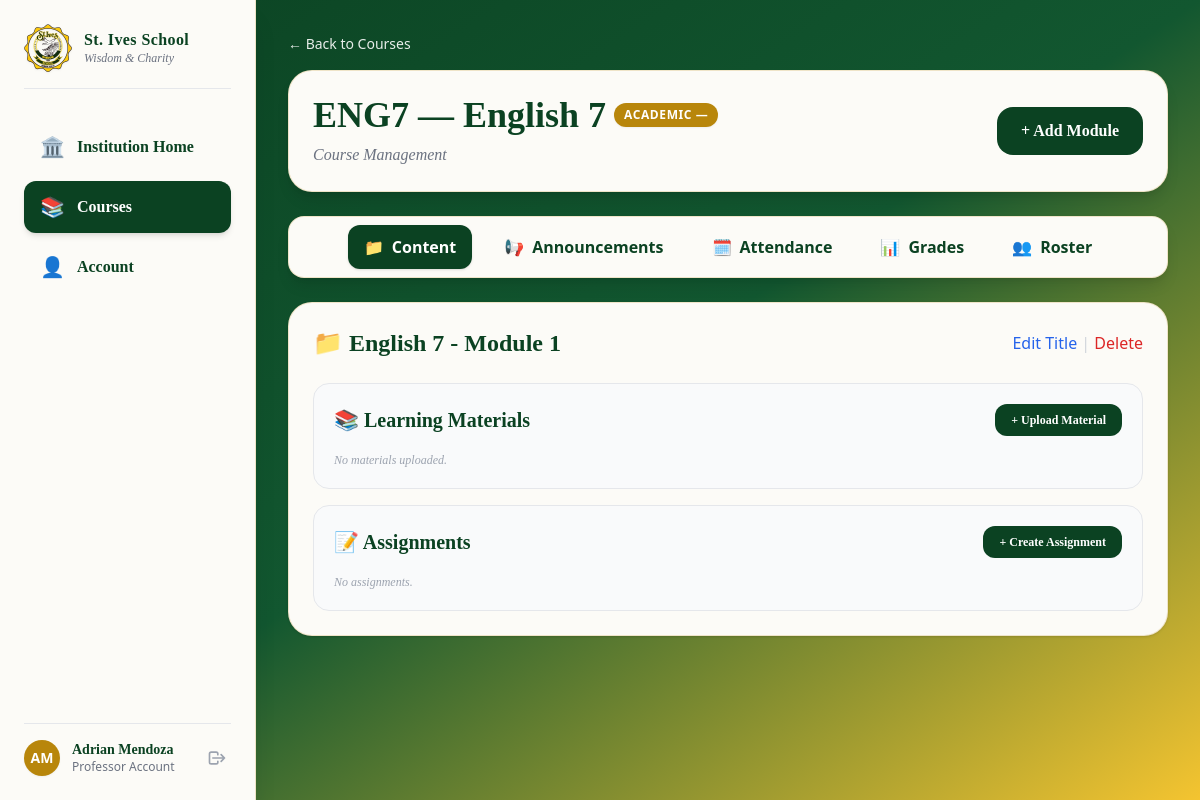
Screenshot of /professor/manage-course.php?course_id=1 (signed in) with the database file from the repository.
### tables this page shows
CREATE TABLE IF NOT EXISTS `courses` (
  `Course_ID` INT NOT NULL AUTO_INCREMENT,
  `CourseCode` VARCHAR(45) NOT NULL,
  `CourseName` VARCHAR(45) NOT NULL,
  `Status` VARCHAR(45) NOT NULL,
  `FK_Section_ID` INT NULL DEFAULT NULL,
  PRIMARY KEY (`Course_ID`),
  INDEX `fk_Courses_Section_idx` (`FK_Section_ID` ASC),
  CONSTRAINT `fk_Courses_Section`
    FOREIGN KEY (`FK_Section_ID`)
    REFERENCES `section` (`Section_ID`)
    ON DELETE CASCADE
    ON UPDATE CASCADE);

CREATE TABLE IF NOT EXISTS `coursemodule` (
  `CourseModule_ID` INT NOT NULL AUTO_INCREMENT,
  `ModuleName` VARCHAR(45) NOT NULL,
  `ModuleSequence` INT NOT NULL,
  `FK_Course_ID` INT NOT NULL,
  PRIMARY KEY (`CourseModule_ID`),
  INDEX `fk_CourseModule_Courses1_idx` (`FK_Course_ID` ASC),
  CONSTRAINT `fk_CourseModule_Courses1`
    FOREIGN KEY (`FK_Course_ID`)
    REFERENCES `courses` (`Course_ID`)
    ON DELETE CASCADE
    ON UPDATE CASCADE);

### professor/manage-course.php (the view, shortened to what this page needs)
<?php
include '../config/db.php';
$course_id = filter_input(INPUT_GET, 'course_id', FILTER_VALIDATE_INT);
try {
    $course_stmt = $pdo->prepare("
        SELECT c.Course_ID, c.CourseCode, c.CourseName, c.Status, sec.SectionName, gl.GradeName
        FROM Courses c
        LEFT JOIN SectionCourses sc ON c.Course_ID = sc.FK_Course_ID
        LEFT JOIN Section sec       ON sc.FK_Section_ID = sec.Section_ID
        LEFT JOIN GradeLevel gl     ON sec.FK_GradeLevel_ID = gl.GradeLevel_ID
        WHERE c.Course_ID = :course_id
    ");
    $course_stmt->execute([':course_id' => $course_id]);
    $course = $course_stmt->fetch();
    $grade_section_stmt = $pdo->prepare("
        SELECT gl.GradeName, sec.SectionName
        FROM Courses c
        LEFT JOIN Section sec   ON c.FK_Section_ID = sec.Section_ID
        LEFT JOIN GradeLevel gl ON sec.FK_GradeLevel_ID = gl.GradeLevel_ID
        WHERE c.Course_ID = :course_id
    ");
    $grade_section_stmt->execute([':course_id' => $course_id]);
    $grade_section = $grade_section_stmt->fetch(PDO::FETCH_ASSOC);
    $modules_stmt = $pdo->prepare("SELECT CourseModule_ID, ModuleName, ModuleSequence FROM CourseModule WHERE FK_Course_ID = :course_id ORDER BY ModuleSequence ASC");
    $modules_stmt->execute([':course_id' => $course_id]);
    $modules = $modules_stmt->fetchAll();
    $materials_by_module   = [];
    $assignments_by_module = [];
} catch (PDOException $e) { die("Database Error: " . $e->getMessage()); }
?>
<!DOCTYPE html>
<html lang="en">
<head>
    <script src="https://cdn.tailwindcss.com"></script>
</head>
<body class="bg-gradient-to-br from-school-green via-[#125730] to-school-yellow min-h-screen font-serif text-gray-800 flex flex-col md:flex-row">
    <?php include '../includes/sidebar.php'; ?>
    <main class="ml-0 md:ml-64 flex-1 p-4 sm:p-8 min-h-screen w-full">
        <a href="prof-courses.php" class="inline-flex items-center text-sm text-white/90 hover:text-white mb-4 font-sans font-medium">← Back to Courses</a>
        <section class="bg-[#fcfbf7] rounded-3xl p-6 shadow-lg border border-school-gold/20 mb-6">
            <div class="flex flex-col sm:flex-row justify-between sm:items-center gap-4">
                <div>
                    <h1 class="text-4xl font-bold text-school-green flex items-center flex-wrap gap-2">
                        <span><?= htmlspecialchars($course['CourseCode']) ?> — <?= htmlspecialchars($course['CourseName']) ?></span>
                        <span class="text-xs bg-school-gold text-white px-2.5 py-1 rounded-full font-sans font-bold uppercase tracking-wider shadow-sm">
                            <?= htmlspecialchars($grade_section['GradeName'] ?? 'Academic') ?> — <?= htmlspecialchars($grade_section['SectionName'] ?? '') ?>
                        </span>
                    </h1>
                    <p class="text-gray-500 italic mt-2">Course Management</p>
                </div>
                <button onclick="document.getElementById('addModuleModal').classList.remove('hidden')" class="bg-school-green text-white px-6 py-3 rounded-2xl font-semibold hover:bg-school-green-hover transition shrink-0">+ Add Module</button>
            </div>
        </section>
        <?php include '../includes/course-nav.php'; ?>
        <?php if (empty($modules)): ?>
            <div class="bg-[#fcfbf7] rounded-3xl p-10 text-center shadow border border-school-gold/20 mb-6"><p class="text-gray-500 italic">No modules created yet.</p></div>
        <?php else: foreach ($modules as $index => $module):
                $mod_id = $module['CourseModule_ID'];
                $mod_materials   = $materials_by_module[$mod_id] ?? [];
                $mod_assignments = $assignments_by_module[$mod_id] ?? [];
        ?>
                <details <?= $index === 0 ? 'open' : '' ?> class="bg-[#fcfbf7] rounded-3xl shadow border border-school-gold/20 mb-6">
                    <summary class="list-none cursor-pointer">
                        <div class="p-6 flex justify-between items-center">
                            <div class="flex items-center gap-4">
                                <h2 class="text-2xl font-bold text-school-green">📁 <?= htmlspecialchars($module['ModuleName']) ?></h2>
                            </div>
                            <span class="text-s text-gray-400 font-sans">
                                <button type="button" onclick="event.stopPropagation(); openEditModuleModal(<?= $mod_id ?>, '<?= htmlspecialchars(addslashes($module['ModuleName'])) ?>')" class="text-blue-600 hover:underline">Edit Title</button>
                                    <span class="text-gray-300">|</span>
                                    <form action="delete-module.php" method="POST" onsubmit="return confirm('Are you sure you want to delete this entire module? All uploaded contents and assignments will be destroyed permanent!');" class="inline" onclick="event.stopPropagation();">
                                        <button type="submit" class="text-red-600 hover:underline">Delete</button>
                                    </form>
                            </span>
                        </div>
                    </summary>
                    <div class="px-6 pb-6">
                        <div class="bg-gray-50 rounded-2xl border p-5 mb-4">
                            <div class="flex justify-between items-center mb-4"><h3 class="text-xl font-bold text-school-green">📚 Learning Materials</h3><button onclick="openMaterialModal(<?= $mod_id ?>)" class="bg-school-green text-white px-4 py-2 rounded-xl text-xs font-semibold">+ Upload Material</button></div>
                            <?php if (empty($mod_materials)): ?><p class="text-xs text-gray-400 italic">No materials uploaded.</p><?php endif; ?>
                        </div>
                        <div class="bg-gray-50 rounded-2xl border p-5">
                            <div class="flex justify-between items-center mb-4"><h3 class="text-xl font-bold text-school-green">📝 Assignments</h3><button onclick="openAssignmentModal(<?= $mod_id ?>)" class="bg-school-green text-white px-4 py-2 rounded-xl text-xs font-semibold">+ Create Assignment</button></div>
                            <?php if (empty($mod_assignments)): ?><p class="text-xs text-gray-400 italic">No assignments.</p><?php endif; ?>
                        </div>
                    </div>
                </details>
        <?php endforeach; endif; ?>
    </main>
</body>
</html>

### rows the page displays
courses: CourseCode "ENG7", CourseName "English 7"
coursemodule: ModuleName "English 7 - Module 1"

### other values shown
$sidebar_init "AM"
$sidebar_name "Adrian Mendoza"
$sidebar_role "Professor"
$grade_section['GradeName'] "ACADEMIC"
$nav_tab['icon'] "📁"
$nav_tab['label'] "Content"
$nav_tab['icon'] "📢"
$nav_tab['label'] "Announcements"
$nav_tab['icon'] "🗓️"
$nav_tab['label'] "Attendance"
$nav_tab['icon'] "📊"
$nav_tab['label'] "Grades"
$nav_tab['icon'] "👥"
$nav_tab['label'] "Roster"
